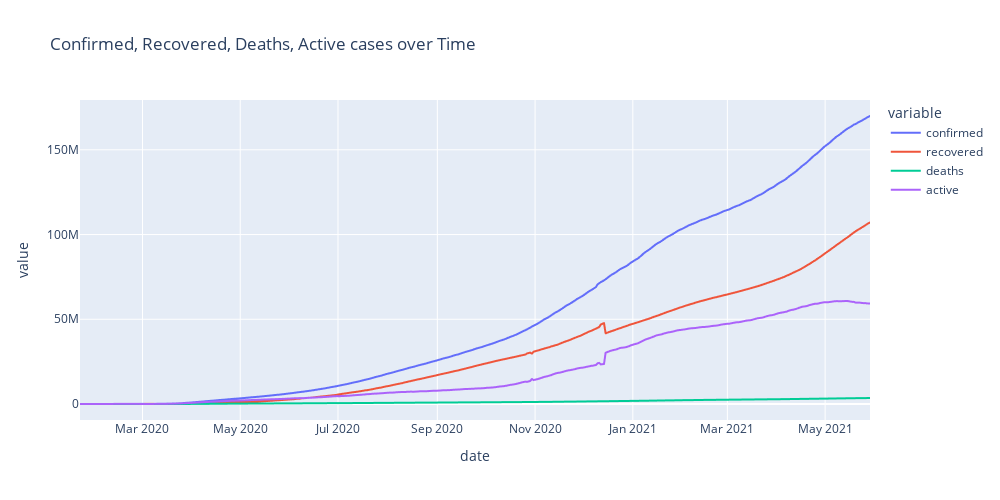

Notebook cell for this chart:
### Code cell
line_data = covid_df.groupby('date', as_index=False).sum()
fig = px.line(
    data_frame=line_data, #DataFrame
    x='date', #ось абсцисс
    y=['confirmed', 'recovered', 'deaths', 'active'], #ось ординат
    height=500, #высота
    width=1000, #ширина
    title='Confirmed, Recovered, Deaths, Active cases over Time' #заголовок
)
fig.show()

### Figure 1 — Plotly figure (JSON) as saved in the notebook; plotly's stock layout.template omitted (floating-point values rounded to 4 significant figures; data arrays with more than 128 entries replaced by an {"elided": "..."} marker saying what was removed)
{"data": [{"hovertemplate": "variable=confirmed<br>date=%{x}<br>value=%{y}<extra></extra>", "legendgroup": "confirmed", "line": {"color": "#636efa", "dash": "solid"}, "marker": {"symbol": "circle"}, "mode": "lines", "name": "confirmed", "showlegend": true, "type": "scattergl", "x": {"elided": "494 str values"}, "xaxis": "x", "y": {"elided": "494 int values"}, "yaxis": "y"}, {"hovertemplate": "variable=recovered<br>date=%{x}<br>value=%{y}<extra></extra>", "legendgroup": "recovered", "line": {"color": "#EF553B", "dash": "solid"}, "marker": {"symbol": "circle"}, "mode": "lines", "name": "recovered", "showlegend": true, "type": "scattergl", "x": {"elided": "494 str values"}, "xaxis": "x", "y": {"elided": "494 int values"}, "yaxis": "y"}, {"hovertemplate": "variable=deaths<br>date=%{x}<br>value=%{y}<extra></extra>", "legendgroup": "deaths", "line": {"color": "#00cc96", "dash": "solid"}, "marker": {"symbol": "circle"}, "mode": "lines", "name": "deaths", "showlegend": true, "type": "scattergl", "x": {"elided": "494 str values"}, "xaxis": "x", "y": {"elided": "494 int values"}, "yaxis": "y"}, {"hovertemplate": "variable=active<br>date=%{x}<br>value=%{y}<extra></extra>", "legendgroup": "active", "line": {"color": "#ab63fa", "dash": "solid"}, "marker": {"symbol": "circle"}, "mode": "lines", "name": "active", "showlegend": true, "type": "scattergl", "x": {"elided": "494 str values"}, "xaxis": "x", "y": {"elided": "494 int values"}, "yaxis": "y"}], "layout": {"height": 500, "legend": {"title": {"text": "variable"}, "tracegroupgap": 0}, "title": {"text": "Confirmed, Recovered, Deaths, Active cases over Time"}, "width": 1000, "xaxis": {"anchor": "y", "domain": [0, 1], "title": {"text": "date"}}, "yaxis": {"anchor": "x", "domain": [0, 1], "title": {"text": "value"}}}}
